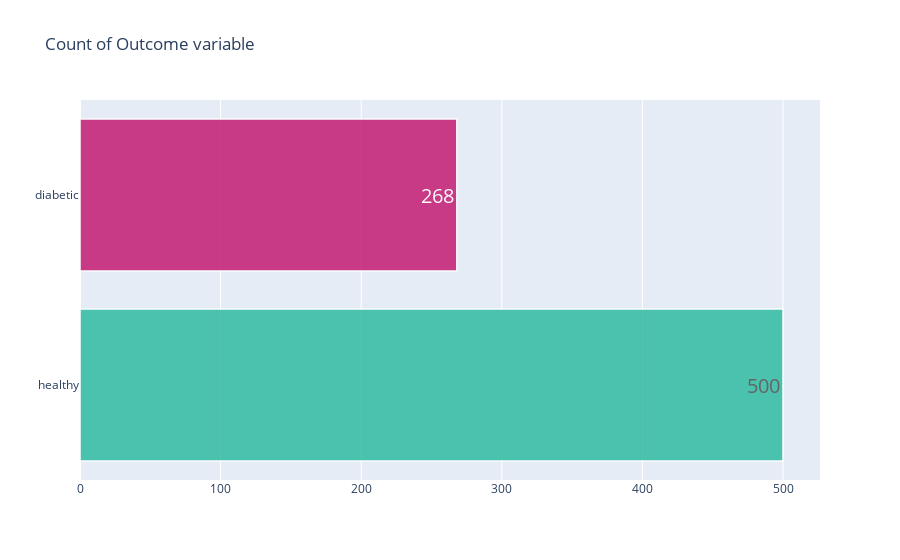

Notebook cell for this chart:
### Markdown cell above
## &#128918; Target Variable Counts

### Code cell
#------------COUNT-----------------------
def target_count():
    trace = go.Bar( x = df['Outcome'].value_counts().values.tolist(), 
                    y = ['healthy','diabetic' ], 
                    orientation = 'h', 
                    text=df['Outcome'].value_counts().values.tolist(), 
                    textfont=dict(size=20),
                    textposition = 'auto',
                    opacity = 0.8,marker=dict(
                    color=['#25B89B', '#C20E69'],
                    line=dict(color='#FFFFFF',width=1.5)))

    layout = dict(title =  'Count of Outcome variable')

    fig = dict(data = [trace], layout=layout)
    py.iplot(fig)
target_count()

### Figure 1 — Plotly figure (JSON) as saved in the notebook; plotly's stock layout.template omitted (floating-point values rounded to 4 significant figures)
{"data": [{"marker": {"color": ["#25B89B", "#C20E69"], "line": {"color": "#FFFFFF", "width": 1.5}}, "opacity": 0.8, "orientation": "h", "text": ["500", "268"], "textfont": {"size": 20}, "textposition": "auto", "type": "bar", "x": [500, 268], "y": ["healthy", "diabetic"]}], "layout": {"title": {"text": "Count of Outcome variable"}}}
